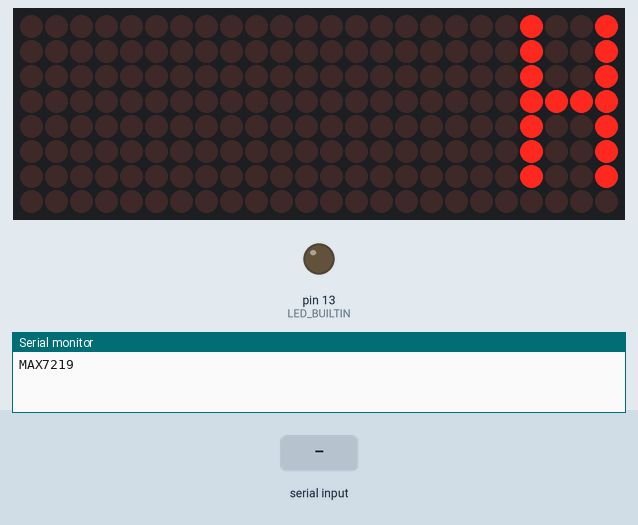
Simulated run of this sketch. Board: Arduino Uno, built with avr-gcc and run on an emulated ATmega328P. Parts: 24×8 LED matrix, output pins drawn as LEDs (lit = HIGH), the last lines printed to the serial monitor. Inputs (shaded band) come from the test bench.

Above: at 1.29 s.
1.3 s: "1,90\n" received over the second serial link
At 11.8 s:
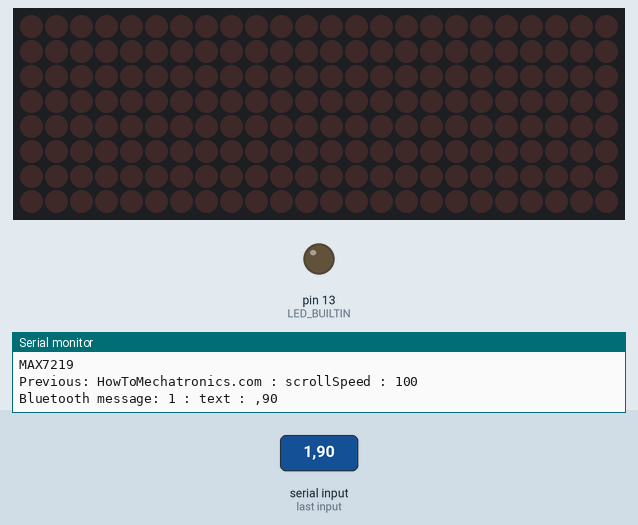
17.6 s: "1,90,45\n" received over the second serial link
At 19.18 s:
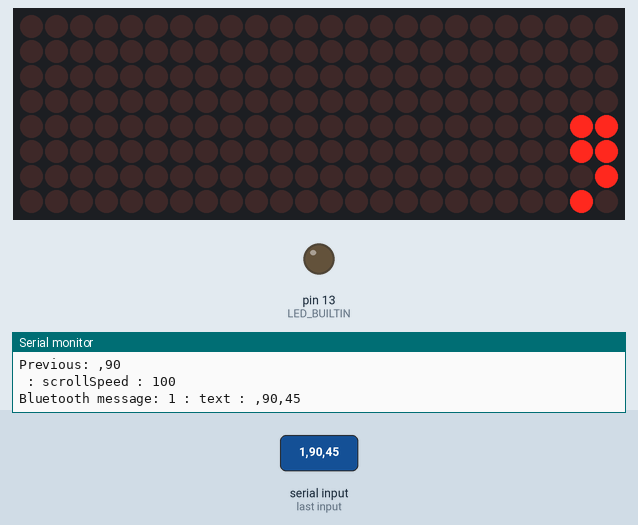
33.9 s: "1,90\n" received over the second serial link
At 36.03 s:
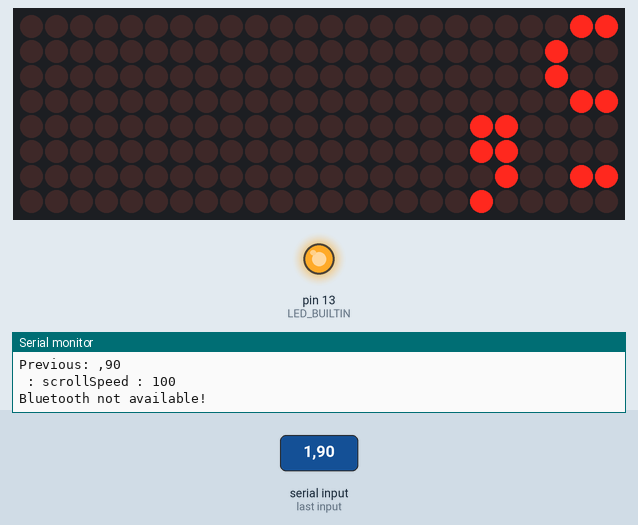
50.2 s: "3" received over the second serial link
At 51.5 s:
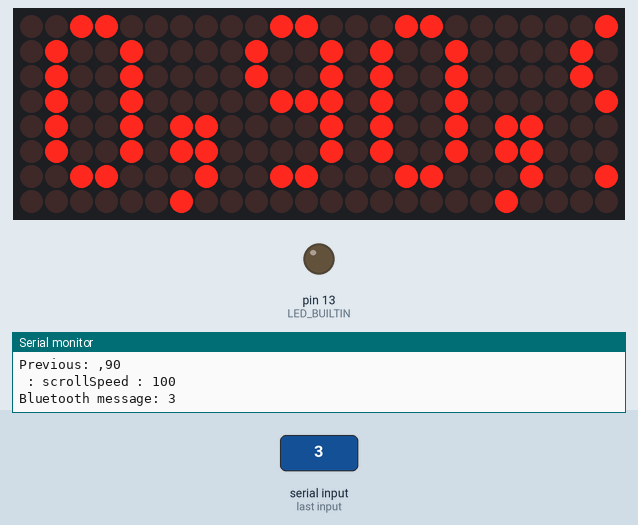
66.5 s: "1" received over the second serial link
At 67.3 s:
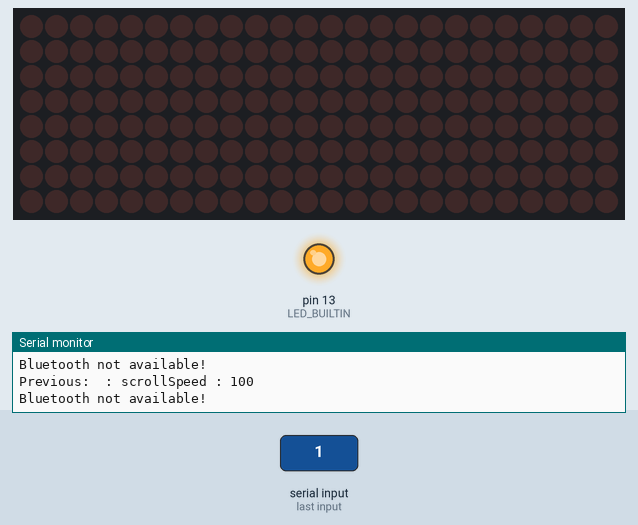
Timing chart, 0 to 69.5 s (numbered marks = the images above; inputs shaded):
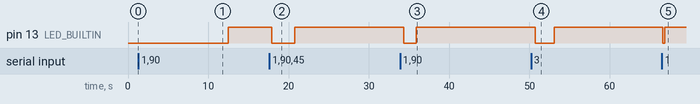

Measured:
- after the input at 1.3 s, pin 13 (LED_BUILTIN): LOW → HIGH after 11.2 s instead of 9.6 s; the display: first differs from a run without the input after 9.6 s (image 1)
- after the input at 17.6 s, pin 13 (LED_BUILTIN): HIGH → LOW after 0.28 s, → HIGH 2.9 s later; the display: first differs from a run without the input after 0.28 s (image 2 shows a later state)
- after the input at 33.9 s, pin 13 (LED_BUILTIN): HIGH → LOW after 0.41 s, → HIGH 1.6 s later; the display: first differs from a run without the input after 0.42 s (image 3 shows a later state)
- after the input at 50.2 s, pin 13 (LED_BUILTIN): HIGH → LOW after 0.55 s, → HIGH 2.4 s later
- after the input at 66.5 s, pin 13 (LED_BUILTIN): HIGH → LOW after 0.12 s, → HIGH 0.21 s later; the display: first differs from a run without the input after 0.12 s (image 5)
- what the display in image 1 shows lasts 1.2 s, from 10.9 s to 12.1 s

The sketch:

serial_led.ino
```cpp
/*
      8x8 LED Matrix MAX7219 Scrolling Text
          Android Control via Bluetooth
   by Dejan Nedelkovski, www.HowToMechatronics.com
   Based on the following library:
   GitHub | riyas-org/max7219  https://github.com/riyas-org/max7219
*/
#include <MaxMatrix.h>
#include <SoftwareSerial.h>
#include <avr/pgmspace.h>

PROGMEM const unsigned char CH[] = {
  3, 8, B00000000, B00000000, B00000000, B00000000, B00000000, // space
  1, 8, B01011111, B00000000, B00000000, B00000000, B00000000, // !
  3, 8, B00000011, B00000000, B00000011, B00000000, B00000000, // "
  5, 8, B00010100, B00111110, B00010100, B00111110, B00010100, // #
  4, 8, B00100100, B01101010, B00101011, B00010010, B00000000, // $
  5, 8, B01100011, B00010011, B00001000, B01100100, B01100011, // %
  5, 8, B00110110, B01001001, B01010110, B00100000, B01010000, // &
  1, 8, B00000011, B00000000, B00000000, B00000000, B00000000, // '
  3, 8, B00011100, B00100010, B01000001, B00000000, B00000000, // (
  3, 8, B01000001, B00100010, B00011100, B00000000, B00000000, // )
  5, 8, B00101000, B00011000, B00001110, B00011000, B00101000, // *
  5, 8, B00001000, B00001000, B00111110, B00001000, B00001000, // +
  2, 8, B10110000, B01110000, B00000000, B00000000, B00000000, // ,
  4, 8, B00001000, B00001000, B00001000, B00001000, B00000000, // -
  2, 8, B01100000, B01100000, B00000000, B00000000, B00000000, // .
  4, 8, B01100000, B00011000, B00000110, B00000001, B00000000, // /
  4, 8, B00111110, B01000001, B01000001, B00111110, B00000000, // 0
  3, 8, B01000010, B01111111, B01000000, B00000000, B00000000, // 1
  4, 8, B01100010, B01010001, B01001001, B01000110, B00000000, // 2
  4, 8, B00100010, B01000001, B01001001, B00110110, B00000000, // 3
  4, 8, B00011000, B00010100, B00010010, B01111111, B00000000, // 4
  4, 8, B00100111, B01000101, B01000101, B00111001, B00000000, // 5
  4, 8, B00111110, B01001001, B01001001, B00110000, B00000000, // 6
  4, 8, B01100001, B00010001, B00001001, B00000111, B00000000, // 7
  4, 8, B00110110, B01001001, B01001001, B00110110, B00000000, // 8
  4, 8, B00000110, B01001001, B01001001, B00111110, B00000000, // 9
  2, 8, B01010000, B00000000, B00000000, B00000000, B00000000, // :
  2, 8, B10000000, B01010000, B00000000, B00000000, B00000000, // ;
  3, 8, B00010000, B00101000, B01000100, B00000000, B00000000, // <
  3, 8, B00010100, B00010100, B00010100, B00000000, B00000000, // =
  3, 8, B01000100, B00101000, B00010000, B00000000, B00000000, // >
  4, 8, B00000010, B01011001, B00001001, B00000110, B00000000, // ?
  5, 8, B00111110, B01001001, B01010101, B01011101, B00001110, // @
  4, 8, B01111110, B00010001, B00010001, B01111110, B00000000, // A
  4, 8, B01111111, B01001001, B01001001, B00110110, B00000000, // B
  4, 8, B00111110, B01000001, B01000001, B00100010, B00000000, // C
  4, 8, B01111111, B01000001, B01000001, B00111110, B00000000, // D
  4, 8, B01111111, B01001001, B01001001, B01000001, B00000000, // E
  4, 8, B01111111, B00001001, B00001001, B00000001, B00000000, // F
  4, 8, B00111110, B01000001, B01001001, B01111010, B00000000, // G
  4, 8, B01111111, B00001000, B00001000, B01111111, B00000000, // H
  3, 8, B01000001, B01111111, B01000001, B00000000, B00000000, // I
  4, 8, B00110000, B01000000, B01000001, B00111111, B00000000, // J
  4, 8, B01111111, B00001000, B00010100, B01100011, B00000000, // K
  4, 8, B01111111, B01000000, B01000000, B01000000, B00000000, // L
  5, 8, B01111111, B00000010, B00001100, B00000010, B01111111, // M
  5, 8, B01111111, B00000100, B00001000, B00010000, B01111111, // N
  4, 8, B00111110, B01000001, B01000001, B00111110, B00000000, // O
  4, 8, B01111111, B00001001, B00001001, B00000110, B00000000, // P
  4, 8, B00111110, B01000001, B01000001, B10111110, B00000000, // Q
  4, 8, B01111111, B00001001, B00001001, B01110110, B00000000, // R
  4, 8, B01000110, B01001001, B01001001, B00110010, B00000000, // S
  5, 8, B00000001, B00000001, B01111111, B00000001, B00000001, // T
  4, 8, B00111111, B01000000, B01000000, B00111111, B00000000, // U
  5, 8, B00001111, B00110000, B01000000, B00110000, B00001111, // V
  5, 8, B00111111, B01000000, B00111000, B01000000, B00111111, // W
  5, 8, B01100011, B00010100, B00001000, B00010100, B01100011, // X
  5, 8, B00000111, B00001000, B01110000, B00001000, B00000111, // Y
  4, 8, B01100001, B01010001, B01001001, B01000111, B00000000, // Z
  2, 8, B01111111, B01000001, B00000000, B00000000, B00000000, // [
  4, 8, B00000001, B00000110, B00011000, B01100000, B00000000, // \ backslash
  2, 8, B01000001, B01111111, B00000000, B00000000, B00000000, // ]
  3, 8, B00000010, B00000001, B00000010, B00000000, B00000000, // hat
  4, 8, B01000000, B01000000, B01000000, B01000000, B00000000, // _
  2, 8, B00000001, B00000010, B00000000, B00000000, B00000000, // `
  4, 8, B00100000, B01010100, B01010100, B01111000, B00000000, // a
  4, 8, B01111111, B01000100, B01000100, B00111000, B00000000, // b
  4, 8, B00111000, B01000100, B01000100, B00101000, B00000000, // c
  4, 8, B00111000, B01000100, B01000100, B01111111, B00000000, // d
  4, 8, B00111000, B01010100, B01010100, B00011000, B00000000, // e
  3, 8, B00000100, B01111110, B00000101, B00000000, B00000000, // f
  4, 8, B10011000, B10100100, B10100100, B01111000, B00000000, // g
  4, 8, B01111111, B00000100, B00000100, B01111000, B00000000, // h
  3, 8, B01000100, B01111101, B01000000, B00000000, B00000000, // i
  4, 8, B01000000, B10000000, B10000100, B01111101, B00000000, // j
  4, 8, B01111111, B00010000, B00101000, B01000100, B00000000, // k
  3, 8, B01000001, B01111111, B01000000, B00000000, B00000000, // l
  5, 8, B01111100, B00000100, B01111100, B00000100, B01111000, // m
  4, 8, B01111100, B00000100, B00000100, B01111000, B00000000, // n
  4, 8, B00111000, B01000100, B01000100, B00111000, B00000000, // o
  4, 8, B11111100, B00100100, B00100100, B00011000, B00000000, // p
  4, 8, B00011000, B00100100, B00100100, B11111100, B00000000, // q
  4, 8, B01111100, B00001000, B00000100, B00000100, B00000000, // r
  4, 8, B01001000, B01010100, B01010100, B00100100, B00000000, // s
  3, 8, B00000100, B00111111, B01000100, B00000000, B00000000, // t
  4, 8, B00111100, B01000000, B01000000, B01111100, B00000000, // u
  5, 8, B00011100, B00100000, B01000000, B00100000, B00011100, // v
  5, 8, B00111100, B01000000, B00111100, B01000000, B00111100, // w
  5, 8, B01000100, B00101000, B00010000, B00101000, B01000100, // x
  4, 8, B10011100, B10100000, B10100000, B01111100, B00000000, // y
  3, 8, B01100100, B01010100, B01001100, B00000000, B00000000, // z
  3, 8, B00001000, B00110110, B01000001, B00000000, B00000000, // {
  1, 8, B01111111, B00000000, B00000000, B00000000, B00000000, // |
  3, 8, B01000001, B00110110, B00001000, B00000000, B00000000, // }
  4, 8, B00001000, B00000100, B00001000, B00000100, B00000000, // ~
};

int dIn = 7;   // DIN pin of MAX7219 module
int clk = 6;   // CLK pin of MAX7219 module
int cs = 5;    // CS pin of MAX7219 module

int maxInUse = 3;    // Number of MAX7219's connected
MaxMatrix m(dIn, cs, clk, maxInUse);

SoftwareSerial Bluetooth(9, 8); // Bluetooth

byte buffer[10];
char incomebyte;
int scrollSpeed = 100;
char text[200] = "HowToMechatronics.com"; // Initial text message
int brightness = 5;
int count = 0;
char indicator;

void setup()
{
  m.init(); // MAX7219 initialization
  m.setIntensity(brightness); // initial led matrix intensity, 0-15
  Bluetooth.begin(9600); // Default communication rate of the Bluetooth module

    // initialize the serial communication:
  Serial.begin(38400);
  Serial.println(F("MAX7219"));

  pinMode(LED_BUILTIN, OUTPUT);
}

void loop() {
  // Printing the text
  printStringWithShift(text, scrollSpeed);
  Serial.print(F("Previous: "));Serial.print(text); Serial.print(F(" : scrollSpeed : ")); Serial.println(scrollSpeed);

  if (Bluetooth.available())
  {
    Serial.print(F("Bluetooth message: "));
    digitalWrite(LED_BUILTIN, LOW);
    // Checks whether data is comming from the serial port
    indicator = Bluetooth.read();   // Starts reading the serial port, the first byte from the incoming data
    // If we have pressed the "Send" button from the Android App, clear the previous text
    Serial.print(indicator);
    if (indicator == '1') {
      for (int i = 0; i < 200; i++) {
        text[i] = 0;
        m.clear();
      }
      // Read the whole data/string comming from the phone and put it into text[] array.
      while (Bluetooth.available()) {
        incomebyte = Bluetooth.read();
        text[count] = incomebyte;
        count++;
      }
      Serial.print(F(" : text : ")); Serial.println(text);
      count = 0;
    }
    // Adjusting the Scrolling Speed
    else if (indicator == '2') {
      String sS = Bluetooth.readString();
      scrollSpeed = 150 - sS.toInt(); // Milliseconds, subtraction because lower value means higher scrolling speed
      Serial.print(F(" : scrollSpeed : ")); Serial.println(scrollSpeed);
    }
    // Adjusting the brightness
    else if (indicator == '3') {
      String sB = Bluetooth.readString();
      brightness = sB.toInt();
      m.setIntensity(brightness);
      Serial.print(F(" : brightness : ")); Serial.println(brightness);
    }
  }
  else
  {
    Serial.println(F("Bluetooth not available!"));
    digitalWrite(LED_BUILTIN, HIGH);
  }
}
void printCharWithShift(char c, int shift_speed) {
  if (c < 32) return;
  c -= 32;
  memcpy_P(buffer, CH + 7 * c, 7);
  m.writeSprite(32, 0, buffer);
  m.setColumn(32 + buffer[0], 0);
  for (int i = 0; i < buffer[0] + 1; i++)
  {
    delay(shift_speed);
    m.shiftLeft(false, false);
  }
}
void printStringWithShift(char* s, int shift_speed) {
  while (*s != 0) {
    printCharWithShift(*s, shift_speed);
    s++;
  }
}
void printString(char* s)
{
  int col = 0;
  while (*s != 0)
  {
    if (*s < 32) continue;
    char c = *s - 32;
    memcpy_P(buffer, CH + 7 * c, 7);
    m.writeSprite(col, 0, buffer);
    m.setColumn(col + buffer[0], 0);
    col += buffer[0] + 1;
    s++;
  }
}
```
